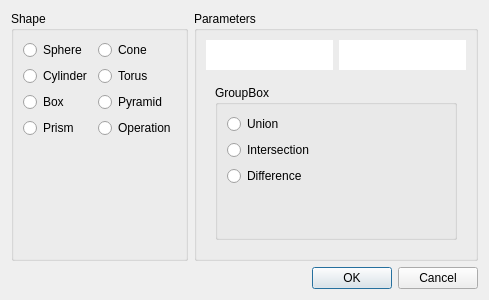
<?xml version="1.0" encoding="UTF-8"?>
<ui version="4.0">
 <class>NewCSGDialog</class>
 <widget class="QDialog" name="NewCSGDialog">
  <property name="geometry">
   <rect>
    <x>0</x>
    <y>0</y>
    <width>351</width>
    <height>300</height>
   </rect>
  </property>
  <property name="windowTitle">
   <string>Dialog</string>
  </property>
  <layout class="QVBoxLayout" name="verticalLayout">
   <item>
    <layout class="QHBoxLayout" name="horizontalLayout">
     <item>
      <widget class="QGroupBox" name="groupBox">
       <property name="title">
        <string>Shape</string>
       </property>
       <layout class="QGridLayout" name="gridLayout">
        <item row="4" column="0">
         <spacer name="verticalSpacer">
          <property name="orientation">
           <enum>Qt::Vertical</enum>
          </property>
          <property name="sizeHint" stdset="0">
           <size>
            <width>20</width>
            <height>40</height>
           </size>
          </property>
         </spacer>
        </item>
        <item row="2" column="1">
         <widget class="QRadioButton" name="pyramid_radio">
          <property name="enabled">
           <bool>true</bool>
          </property>
          <property name="text">
           <string>Pyramid</string>
          </property>
         </widget>
        </item>
        <item row="0" column="1">
         <widget class="QRadioButton" name="cone_radio">
          <property name="enabled">
           <bool>true</bool>
          </property>
          <property name="text">
           <string>Cone</string>
          </property>
         </widget>
        </item>
        <item row="3" column="0">
         <widget class="QRadioButton" name="prism_radio">
          <property name="enabled">
           <bool>true</bool>
          </property>
          <property name="text">
           <string>Prism</string>
          </property>
         </widget>
        </item>
        <item row="1" column="0">
         <widget class="QRadioButton" name="cylinder_radio">
          <property name="enabled">
           <bool>true</bool>
          </property>
          <property name="text">
           <string>Cylinder</string>
          </property>
         </widget>
        </item>
        <item row="1" column="1">
         <widget class="QRadioButton" name="torus_radio">
          <property name="enabled">
           <bool>true</bool>
          </property>
          <property name="text">
           <string>Torus</string>
          </property>
         </widget>
        </item>
        <item row="0" column="0">
         <widget class="QRadioButton" name="sphere_radio">
          <property name="text">
           <string>Sphere</string>
          </property>
         </widget>
        </item>
        <item row="2" column="0">
         <widget class="QRadioButton" name="box_radio">
          <property name="enabled">
           <bool>true</bool>
          </property>
          <property name="text">
           <string>Box</string>
          </property>
         </widget>
        </item>
        <item row="0" column="2">
         <spacer name="horizontalSpacer">
          <property name="orientation">
           <enum>Qt::Horizontal</enum>
          </property>
          <property name="sizeHint" stdset="0">
           <size>
            <width>40</width>
            <height>20</height>
           </size>
          </property>
         </spacer>
        </item>
        <item row="3" column="1">
         <widget class="QRadioButton" name="operation_radio">
          <property name="text">
           <string>Operation</string>
          </property>
         </widget>
        </item>
       </layout>
      </widget>
     </item>
     <item>
      <widget class="QGroupBox" name="groupBox_3">
       <property name="title">
        <string>Parameters</string>
       </property>
       <layout class="QVBoxLayout" name="verticalLayout_2">
        <item>
         <layout class="QHBoxLayout" name="horizontalLayout_8">
          <item>
           <widget class="QPushButton" name="faceColor">
            <property name="minimumSize">
             <size>
              <width>0</width>
              <height>30</height>
             </size>
            </property>
            <property name="autoFillBackground">
             <bool>false</bool>
            </property>
            <property name="styleSheet">
             <string notr="true">background-color: #ffffff;
color: #fff000;
border: none;</string>
            </property>
            <property name="text">
             <string/>
            </property>
           </widget>
          </item>
          <item>
           <widget class="QPushButton" name="lineColor">
            <property name="minimumSize">
             <size>
              <width>0</width>
              <height>30</height>
             </size>
            </property>
            <property name="styleSheet">
             <string notr="true">background-color: #ffffff;
color: #fff000;
border: none;</string>
            </property>
            <property name="text">
             <string/>
            </property>
           </widget>
          </item>
         </layout>
        </item>
        <item>
         <widget class="QStackedWidget" name="stackedWidget">
          <property name="currentIndex">
           <number>3</number>
          </property>
          <widget class="QWidget" name="sphere_page">
           <layout class="QVBoxLayout" name="verticalLayout_3">
            <property name="leftMargin">
             <number>0</number>
            </property>
            <property name="topMargin">
             <number>0</number>
            </property>
            <property name="rightMargin">
             <number>0</number>
            </property>
            <property name="bottomMargin">
             <number>0</number>
            </property>
            <item>
             <widget class="QWidget" name="widget_4" native="true">
              <property name="minimumSize">
               <size>
                <width>0</width>
                <height>90</height>
               </size>
              </property>
              <property name="maximumSize">
               <size>
                <width>16777215</width>
                <height>90</height>
               </size>
              </property>
              <property name="styleSheet">
               <string notr="true">image: url(:/sphere.png);</string>
              </property>
             </widget>
            </item>
            <item>
             <layout class="QHBoxLayout" name="horizontalLayout_2">
              <item>
               <widget class="QLabel" name="label_2">
                <property name="text">
                 <string>diameter</string>
                </property>
               </widget>
              </item>
              <item>
               <widget class="QDoubleSpinBox" name="sphere_radius">
                <property name="minimum">
                 <double>0.100000000000000</double>
                </property>
                <property name="maximum">
                 <double>100.000000000000000</double>
                </property>
                <property name="singleStep">
                 <double>0.100000000000000</double>
                </property>
                <property name="value">
                 <double>1.000000000000000</double>
                </property>
               </widget>
              </item>
              <item>
               <spacer name="horizontalSpacer_2">
                <property name="orientation">
                 <enum>Qt::Horizontal</enum>
                </property>
                <property name="sizeHint" stdset="0">
                 <size>
                  <width>40</width>
                  <height>20</height>
                 </size>
                </property>
               </spacer>
              </item>
             </layout>
            </item>
            <item>
             <spacer name="verticalSpacer_2">
              <property name="orientation">
               <enum>Qt::Vertical</enum>
              </property>
              <property name="sizeHint" stdset="0">
               <size>
                <width>20</width>
                <height>103</height>
               </size>
              </property>
             </spacer>
            </item>
           </layout>
          </widget>
          <widget class="QWidget" name="pyramid_page">
           <layout class="QVBoxLayout" name="verticalLayout_4">
            <property name="leftMargin">
             <number>0</number>
            </property>
            <property name="topMargin">
             <number>0</number>
            </property>
            <property name="rightMargin">
             <number>0</number>
            </property>
            <property name="bottomMargin">
             <number>0</number>
            </property>
            <item>
             <widget class="QWidget" name="widget_6" native="true">
              <property name="minimumSize">
               <size>
                <width>0</width>
                <height>90</height>
               </size>
              </property>
              <property name="maximumSize">
               <size>
                <width>16777215</width>
                <height>90</height>
               </size>
              </property>
              <property name="styleSheet">
               <string notr="true">image: url(:/pyramid.png);</string>
              </property>
             </widget>
            </item>
            <item>
             <layout class="QHBoxLayout" name="horizontalLayout_9">
              <item>
               <widget class="QLabel" name="label_11">
                <property name="text">
                 <string>diam</string>
                </property>
               </widget>
              </item>
              <item>
               <widget class="QDoubleSpinBox" name="pyramid_diameter">
                <property name="minimum">
                 <double>0.100000000000000</double>
                </property>
                <property name="maximum">
                 <double>100.000000000000000</double>
                </property>
                <property name="singleStep">
                 <double>0.100000000000000</double>
                </property>
                <property name="value">
                 <double>1.000000000000000</double>
                </property>
               </widget>
              </item>
              <item>
               <widget class="QLabel" name="label_15">
                <property name="text">
                 <string>h</string>
                </property>
               </widget>
              </item>
              <item>
               <widget class="QDoubleSpinBox" name="pyramid_height">
                <property name="minimum">
                 <double>0.100000000000000</double>
                </property>
                <property name="maximum">
                 <double>100.000000000000000</double>
                </property>
                <property name="singleStep">
                 <double>0.100000000000000</double>
                </property>
                <property name="value">
                 <double>1.000000000000000</double>
                </property>
               </widget>
              </item>
              <item>
               <widget class="QLabel" name="label_16">
                <property name="text">
                 <string>sides</string>
                </property>
               </widget>
              </item>
              <item>
               <widget class="QSpinBox" name="pyramid_sides">
                <property name="minimum">
                 <number>3</number>
                </property>
                <property name="maximum">
                 <number>10</number>
                </property>
               </widget>
              </item>
              <item>
               <spacer name="horizontalSpacer_10">
                <property name="orientation">
                 <enum>Qt::Horizontal</enum>
                </property>
                <property name="sizeHint" stdset="0">
                 <size>
                  <width>40</width>
                  <height>20</height>
                 </size>
                </property>
               </spacer>
              </item>
             </layout>
            </item>
            <item>
             <spacer name="verticalSpacer_9">
              <property name="orientation">
               <enum>Qt::Vertical</enum>
              </property>
              <property name="sizeHint" stdset="0">
               <size>
                <width>20</width>
                <height>103</height>
               </size>
              </property>
             </spacer>
            </item>
           </layout>
          </widget>
          <widget class="QWidget" name="invalid_page">
           <layout class="QGridLayout" name="gridLayout_2">
            <property name="leftMargin">
             <number>0</number>
            </property>
            <property name="topMargin">
             <number>0</number>
            </property>
            <property name="rightMargin">
             <number>0</number>
            </property>
            <property name="bottomMargin">
             <number>0</number>
            </property>
            <item row="1" column="1">
             <widget class="QLabel" name="label_5">
              <property name="text">
               <string>Select Shape</string>
              </property>
             </widget>
            </item>
            <item row="1" column="2">
             <spacer name="horizontalSpacer_4">
              <property name="orientation">
               <enum>Qt::Horizontal</enum>
              </property>
              <property name="sizeHint" stdset="0">
               <size>
                <width>40</width>
                <height>20</height>
               </size>
              </property>
             </spacer>
            </item>
            <item row="0" column="1">
             <spacer name="verticalSpacer_4">
              <property name="orientation">
               <enum>Qt::Vertical</enum>
              </property>
              <property name="sizeHint" stdset="0">
               <size>
                <width>20</width>
                <height>40</height>
               </size>
              </property>
             </spacer>
            </item>
            <item row="1" column="0">
             <spacer name="horizontalSpacer_3">
              <property name="orientation">
               <enum>Qt::Horizontal</enum>
              </property>
              <property name="sizeHint" stdset="0">
               <size>
                <width>40</width>
                <height>20</height>
               </size>
              </property>
             </spacer>
            </item>
            <item row="2" column="1">
             <spacer name="verticalSpacer_5">
              <property name="orientation">
               <enum>Qt::Vertical</enum>
              </property>
              <property name="sizeHint" stdset="0">
               <size>
                <width>20</width>
                <height>40</height>
               </size>
              </property>
             </spacer>
            </item>
           </layout>
          </widget>
          <widget class="QWidget" name="operation_page">
           <layout class="QVBoxLayout" name="verticalLayout_10">
            <item>
             <widget class="QGroupBox" name="groupBox_2">
              <property name="title">
               <string>GroupBox</string>
              </property>
              <layout class="QVBoxLayout" name="verticalLayout_11">
               <item>
                <widget class="QRadioButton" name="union_radioButton">
                 <property name="text">
                  <string>Union</string>
                 </property>
                </widget>
               </item>
               <item>
                <widget class="QRadioButton" name="intersection_radioButton">
                 <property name="text">
                  <string>Intersection</string>
                 </property>
                </widget>
               </item>
               <item>
                <widget class="QRadioButton" name="difference_radioButton">
                 <property name="text">
                  <string>Difference</string>
                 </property>
                </widget>
               </item>
               <item>
                <spacer name="verticalSpacer_11">
                 <property name="orientation">
                  <enum>Qt::Vertical</enum>
                 </property>
                 <property name="sizeHint" stdset="0">
                  <size>
                   <width>20</width>
                   <height>40</height>
                  </size>
                 </property>
                </spacer>
               </item>
              </layout>
             </widget>
            </item>
           </layout>
          </widget>
          <widget class="QWidget" name="cylinder_page">
           <layout class="QVBoxLayout" name="verticalLayout_5">
            <property name="leftMargin">
             <number>0</number>
            </property>
            <property name="topMargin">
             <number>0</number>
            </property>
            <property name="rightMargin">
             <number>0</number>
            </property>
            <property name="bottomMargin">
             <number>0</number>
            </property>
            <item>
             <widget class="QWidget" name="widget_5" native="true">
              <property name="minimumSize">
               <size>
                <width>0</width>
                <height>90</height>
               </size>
              </property>
              <property name="maximumSize">
               <size>
                <width>16777215</width>
                <height>90</height>
               </size>
              </property>
              <property name="styleSheet">
               <string notr="true">image: url(:/cylinder.png);</string>
              </property>
             </widget>
            </item>
            <item>
             <layout class="QHBoxLayout" name="horizontalLayout_6">
              <item>
               <widget class="QLabel" name="label_12">
                <property name="text">
                 <string>diameter</string>
                </property>
               </widget>
              </item>
              <item>
               <widget class="QDoubleSpinBox" name="cylinder_radius">
                <property name="minimum">
                 <double>0.100000000000000</double>
                </property>
                <property name="maximum">
                 <double>100.000000000000000</double>
                </property>
                <property name="singleStep">
                 <double>0.100000000000000</double>
                </property>
                <property name="value">
                 <double>1.000000000000000</double>
                </property>
               </widget>
              </item>
              <item>
               <widget class="QLabel" name="label_13">
                <property name="text">
                 <string>height</string>
                </property>
               </widget>
              </item>
              <item>
               <widget class="QDoubleSpinBox" name="cylinder_height">
                <property name="minimum">
                 <double>0.100000000000000</double>
                </property>
                <property name="maximum">
                 <double>100.000000000000000</double>
                </property>
                <property name="singleStep">
                 <double>0.100000000000000</double>
                </property>
                <property name="value">
                 <double>1.000000000000000</double>
                </property>
               </widget>
              </item>
              <item>
               <spacer name="horizontalSpacer_7">
                <property name="orientation">
                 <enum>Qt::Horizontal</enum>
                </property>
                <property name="sizeHint" stdset="0">
                 <size>
                  <width>40</width>
                  <height>20</height>
                 </size>
                </property>
               </spacer>
              </item>
             </layout>
            </item>
            <item>
             <spacer name="verticalSpacer_6">
              <property name="orientation">
               <enum>Qt::Vertical</enum>
              </property>
              <property name="sizeHint" stdset="0">
               <size>
                <width>20</width>
                <height>40</height>
               </size>
              </property>
             </spacer>
            </item>
           </layout>
          </widget>
          <widget class="QWidget" name="cone_page">
           <layout class="QVBoxLayout" name="verticalLayout_6">
            <property name="leftMargin">
             <number>0</number>
            </property>
            <property name="topMargin">
             <number>0</number>
            </property>
            <property name="rightMargin">
             <number>0</number>
            </property>
            <property name="bottomMargin">
             <number>0</number>
            </property>
            <item>
             <widget class="QWidget" name="widget_2" native="true">
              <property name="minimumSize">
               <size>
                <width>0</width>
                <height>90</height>
               </size>
              </property>
              <property name="maximumSize">
               <size>
                <width>16777215</width>
                <height>90</height>
               </size>
              </property>
              <property name="styleSheet">
               <string notr="true">image: url(:/cone.png);</string>
              </property>
             </widget>
            </item>
            <item>
             <layout class="QHBoxLayout" name="horizontalLayout_5">
              <item>
               <widget class="QLabel" name="label_9">
                <property name="text">
                 <string>diameter</string>
                </property>
               </widget>
              </item>
              <item>
               <widget class="QDoubleSpinBox" name="cone_radius">
                <property name="minimum">
                 <double>0.100000000000000</double>
                </property>
                <property name="maximum">
                 <double>100.000000000000000</double>
                </property>
                <property name="singleStep">
                 <double>0.100000000000000</double>
                </property>
                <property name="value">
                 <double>1.000000000000000</double>
                </property>
               </widget>
              </item>
              <item>
               <widget class="QLabel" name="label_10">
                <property name="text">
                 <string>height</string>
                </property>
               </widget>
              </item>
              <item>
               <widget class="QDoubleSpinBox" name="cone_height">
                <property name="minimum">
                 <double>0.100000000000000</double>
                </property>
                <property name="maximum">
                 <double>100.000000000000000</double>
                </property>
                <property name="singleStep">
                 <double>0.100000000000000</double>
                </property>
                <property name="value">
                 <double>1.000000000000000</double>
                </property>
               </widget>
              </item>
              <item>
               <spacer name="horizontalSpacer_8">
                <property name="orientation">
                 <enum>Qt::Horizontal</enum>
                </property>
                <property name="sizeHint" stdset="0">
                 <size>
                  <width>40</width>
                  <height>20</height>
                 </size>
                </property>
               </spacer>
              </item>
             </layout>
            </item>
            <item>
             <spacer name="verticalSpacer_7">
              <property name="orientation">
               <enum>Qt::Vertical</enum>
              </property>
              <property name="sizeHint" stdset="0">
               <size>
                <width>20</width>
                <height>63</height>
               </size>
              </property>
             </spacer>
            </item>
           </layout>
          </widget>
          <widget class="QWidget" name="torus_page">
           <layout class="QVBoxLayout" name="verticalLayout_7">
            <property name="leftMargin">
             <number>0</number>
            </property>
            <property name="topMargin">
             <number>0</number>
            </property>
            <property name="rightMargin">
             <number>0</number>
            </property>
            <property name="bottomMargin">
             <number>0</number>
            </property>
            <item>
             <widget class="QWidget" name="widget" native="true">
              <property name="minimumSize">
               <size>
                <width>0</width>
                <height>90</height>
               </size>
              </property>
              <property name="maximumSize">
               <size>
                <width>16777215</width>
                <height>90</height>
               </size>
              </property>
              <property name="styleSheet">
               <string notr="true">image: url(:/torus.png);</string>
              </property>
             </widget>
            </item>
            <item>
             <layout class="QHBoxLayout" name="horizontalLayout_4">
              <item>
               <widget class="QLabel" name="label_6">
                <property name="text">
                 <string>r1</string>
                </property>
               </widget>
              </item>
              <item>
               <widget class="QDoubleSpinBox" name="torus_r1">
                <property name="minimum">
                 <double>0.100000000000000</double>
                </property>
                <property name="maximum">
                 <double>100.000000000000000</double>
                </property>
                <property name="singleStep">
                 <double>0.100000000000000</double>
                </property>
                <property name="value">
                 <double>1.000000000000000</double>
                </property>
               </widget>
              </item>
              <item>
               <widget class="QLabel" name="label_7">
                <property name="text">
                 <string>r2</string>
                </property>
               </widget>
              </item>
              <item>
               <widget class="QDoubleSpinBox" name="torus_r2">
                <property name="minimum">
                 <double>0.100000000000000</double>
                </property>
                <property name="maximum">
                 <double>100.000000000000000</double>
                </property>
                <property name="singleStep">
                 <double>0.100000000000000</double>
                </property>
                <property name="value">
                 <double>1.000000000000000</double>
                </property>
               </widget>
              </item>
              <item>
               <spacer name="horizontalSpacer_5">
                <property name="orientation">
                 <enum>Qt::Horizontal</enum>
                </property>
                <property name="sizeHint" stdset="0">
                 <size>
                  <width>40</width>
                  <height>20</height>
                 </size>
                </property>
               </spacer>
              </item>
             </layout>
            </item>
            <item>
             <spacer name="verticalSpacer_8">
              <property name="orientation">
               <enum>Qt::Vertical</enum>
              </property>
              <property name="sizeHint" stdset="0">
               <size>
                <width>20</width>
                <height>40</height>
               </size>
              </property>
             </spacer>
            </item>
           </layout>
          </widget>
          <widget class="QWidget" name="box_page">
           <layout class="QVBoxLayout" name="verticalLayout_8">
            <property name="leftMargin">
             <number>0</number>
            </property>
            <property name="topMargin">
             <number>0</number>
            </property>
            <property name="rightMargin">
             <number>0</number>
            </property>
            <property name="bottomMargin">
             <number>0</number>
            </property>
            <item>
             <widget class="QWidget" name="widget_3" native="true">
              <property name="minimumSize">
               <size>
                <width>0</width>
                <height>90</height>
               </size>
              </property>
              <property name="maximumSize">
               <size>
                <width>16777215</width>
                <height>90</height>
               </size>
              </property>
              <property name="styleSheet">
               <string notr="true">image: url(:/box.png);</string>
              </property>
             </widget>
            </item>
            <item>
             <layout class="QHBoxLayout" name="horizontalLayout_3">
              <item>
               <widget class="QLabel" name="label">
                <property name="text">
                 <string>w</string>
                </property>
               </widget>
              </item>
              <item>
               <widget class="QDoubleSpinBox" name="box_w">
                <property name="minimum">
                 <double>0.100000000000000</double>
                </property>
                <property name="maximum">
                 <double>100.000000000000000</double>
                </property>
                <property name="singleStep">
                 <double>0.100000000000000</double>
                </property>
                <property name="value">
                 <double>1.000000000000000</double>
                </property>
               </widget>
              </item>
              <item>
               <widget class="QLabel" name="label_3">
                <property name="text">
                 <string>h</string>
                </property>
               </widget>
              </item>
              <item>
               <widget class="QDoubleSpinBox" name="box_h">
                <property name="minimum">
                 <double>0.100000000000000</double>
                </property>
                <property name="maximum">
                 <double>100.000000000000000</double>
                </property>
                <property name="singleStep">
                 <double>0.100000000000000</double>
                </property>
                <property name="value">
                 <double>1.000000000000000</double>
                </property>
               </widget>
              </item>
              <item>
               <widget class="QLabel" name="label_4">
                <property name="text">
                 <string>d</string>
                </property>
               </widget>
              </item>
              <item>
               <widget class="QDoubleSpinBox" name="box_d">
                <property name="minimum">
                 <double>0.100000000000000</double>
                </property>
                <property name="maximum">
                 <double>100.000000000000000</double>
                </property>
                <property name="singleStep">
                 <double>0.100000000000000</double>
                </property>
                <property name="value">
                 <double>1.000000000000000</double>
                </property>
               </widget>
              </item>
              <item>
               <spacer name="horizontalSpacer_6">
                <property name="orientation">
                 <enum>Qt::Horizontal</enum>
                </property>
                <property name="sizeHint" stdset="0">
                 <size>
                  <width>40</width>
                  <height>20</height>
                 </size>
                </property>
               </spacer>
              </item>
             </layout>
            </item>
            <item>
             <spacer name="verticalSpacer_3">
              <property name="orientation">
               <enum>Qt::Vertical</enum>
              </property>
              <property name="sizeHint" stdset="0">
               <size>
                <width>20</width>
                <height>40</height>
               </size>
              </property>
             </spacer>
            </item>
           </layout>
          </widget>
          <widget class="QWidget" name="prism_page">
           <layout class="QVBoxLayout" name="verticalLayout_9">
            <property name="leftMargin">
             <number>0</number>
            </property>
            <property name="topMargin">
             <number>0</number>
            </property>
            <property name="rightMargin">
             <number>0</number>
            </property>
            <property name="bottomMargin">
             <number>0</number>
            </property>
            <item>
             <widget class="QWidget" name="widget_7" native="true">
              <property name="minimumSize">
               <size>
                <width>0</width>
                <height>90</height>
               </size>
              </property>
              <property name="maximumSize">
               <size>
                <width>16777215</width>
                <height>90</height>
               </size>
              </property>
              <property name="styleSheet">
               <string notr="true">image: url(:/prism.png);</string>
              </property>
             </widget>
            </item>
            <item>
             <layout class="QHBoxLayout" name="horizontalLayout_10">
              <item>
               <widget class="QLabel" name="label_19">
                <property name="text">
                 <string>diam</string>
                </property>
               </widget>
              </item>
              <item>
               <widget class="QDoubleSpinBox" name="prism_diameter">
                <property name="minimum">
                 <double>0.100000000000000</double>
                </property>
                <property name="maximum">
                 <double>100.000000000000000</double>
                </property>
                <property name="singleStep">
                 <double>0.100000000000000</double>
                </property>
                <property name="value">
                 <double>1.000000000000000</double>
                </property>
               </widget>
              </item>
              <item>
               <widget class="QLabel" name="label_17">
                <property name="text">
                 <string>h</string>
                </property>
               </widget>
              </item>
              <item>
               <widget class="QDoubleSpinBox" name="prism_height">
                <property name="minimum">
                 <double>0.100000000000000</double>
                </property>
                <property name="maximum">
                 <double>100.000000000000000</double>
                </property>
                <property name="singleStep">
                 <double>0.100000000000000</double>
                </property>
                <property name="value">
                 <double>1.000000000000000</double>
                </property>
               </widget>
              </item>
              <item>
               <widget class="QLabel" name="label_18">
                <property name="text">
                 <string>sides</string>
                </property>
               </widget>
              </item>
              <item>
               <widget class="QSpinBox" name="prism_sides">
                <property name="minimum">
                 <number>3</number>
                </property>
                <property name="maximum">
                 <number>10</number>
                </property>
               </widget>
              </item>
              <item>
               <spacer name="horizontalSpacer_11">
                <property name="orientation">
                 <enum>Qt::Horizontal</enum>
                </property>
                <property name="sizeHint" stdset="0">
                 <size>
                  <width>40</width>
                  <height>20</height>
                 </size>
                </property>
               </spacer>
              </item>
             </layout>
            </item>
            <item>
             <spacer name="verticalSpacer_10">
              <property name="orientation">
               <enum>Qt::Vertical</enum>
              </property>
              <property name="sizeHint" stdset="0">
               <size>
                <width>20</width>
                <height>103</height>
               </size>
              </property>
             </spacer>
            </item>
           </layout>
          </widget>
         </widget>
        </item>
       </layout>
      </widget>
     </item>
    </layout>
   </item>
   <item>
    <widget class="QDialogButtonBox" name="buttonBox">
     <property name="orientation">
      <enum>Qt::Horizontal</enum>
     </property>
     <property name="standardButtons">
      <set>QDialogButtonBox::Cancel|QDialogButtonBox::Ok</set>
     </property>
    </widget>
   </item>
  </layout>
 </widget>
 <resources/>
 <connections>
  <connection>
   <sender>buttonBox</sender>
   <signal>accepted()</signal>
   <receiver>NewCSGDialog</receiver>
   <slot>accept()</slot>
   <hints>
    <hint type="sourcelabel">
     <x>248</x>
     <y>254</y>
    </hint>
    <hint type="destinationlabel">
     <x>157</x>
     <y>274</y>
    </hint>
   </hints>
  </connection>
  <connection>
   <sender>buttonBox</sender>
   <signal>rejected()</signal>
   <receiver>NewCSGDialog</receiver>
   <slot>reject()</slot>
   <hints>
    <hint type="sourcelabel">
     <x>316</x>
     <y>260</y>
    </hint>
    <hint type="destinationlabel">
     <x>286</x>
     <y>274</y>
    </hint>
   </hints>
  </connection>
 </connections>
</ui>
